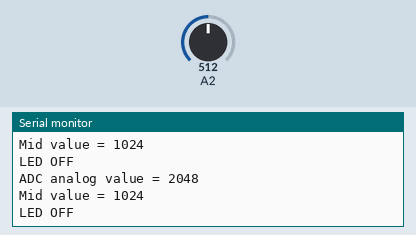
Simulated run of this sketch. Board: Arduino Zero (SAMD21). Parts: the last lines printed to the serial monitor. The inputs (shaded band) are chosen by the test bench; at power-on: A2 = 512 (analog values on the 0–1023 scale).

Above: at 1.2 s.
1.3 s: A2 set to 264
At 2.31 s:
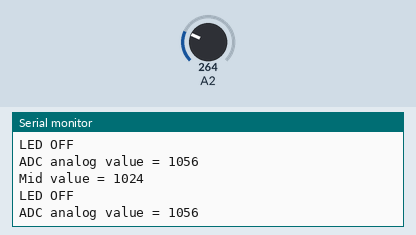
2.8 s: A2 set to 248
At 2.82 s:
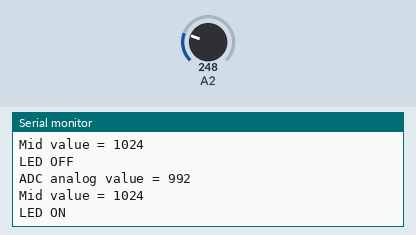
Timing chart, 0 to 5.8 s (numbered marks = the images above; inputs shaded):
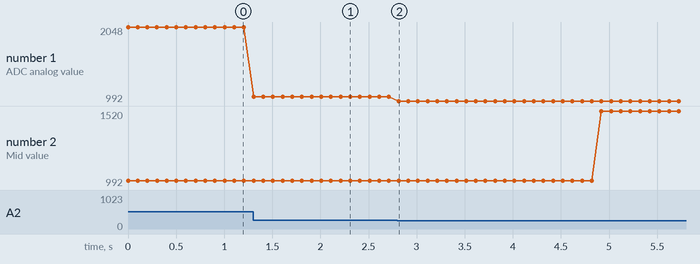

The sketch:

AnalogRead.ino
```cpp
#define history_length 50
int history[history_length];
int history_counter = 0;

void setup() {
  // initialize serial communication at 115200 bits per second:
  Serial.begin(115200);

  //set the resolution to 12 bits (0-4096)
  analogReadResolution(12);
}

void loop() {
  // read the analog / millivolts value for pin 2:
  int max_val=0;
  int min_val=5000;
  int analogValue = analogRead(2);
  history_counter++;
  if(history_counter == history_length){history_counter = 0;}
  history[history_counter] = analogValue;
  //int analogVolts = analogReadMilliVolts(2);

  for(int i=0; i<history_length; i++)
  {
    if(history[i] > max_val){max_val = history[i];}
    if(history[i] < min_val){min_val = history[i];}
  }

  int mid_val = ((max_val - min_val)/2) + min_val;

  // print out the values you read:
  Serial.printf("ADC analog value = %d\n",analogValue);
  Serial.printf("Mid value = %d\n",mid_val);
  //Serial.printf("ADC millivolts value = %d\n",analogVolts);
  if(analogValue > mid_val)
  {
    Serial.printf("LED OFF\n");
  }
  else
  {
    Serial.printf("LED ON\n");
  }

  delay(100);  // delay in between reads for clear read from serial
}
```

Measured:
- the behaviour switches between 257 and 256 on A2 (found by bisection; images 1 and 2)
- after the input at 1.3 s, the serial monitor: prints a new line at once (image 1)
- after the input at 2.8 s, the serial monitor: prints a new line at once (image 2)
- plotted number 1: 2048 → 1056 after the input at 1.3 s, 1056 → 992 after the input at 2.8 s
- plotted number 2: 1024 → 992 after the input at 2.8 s
